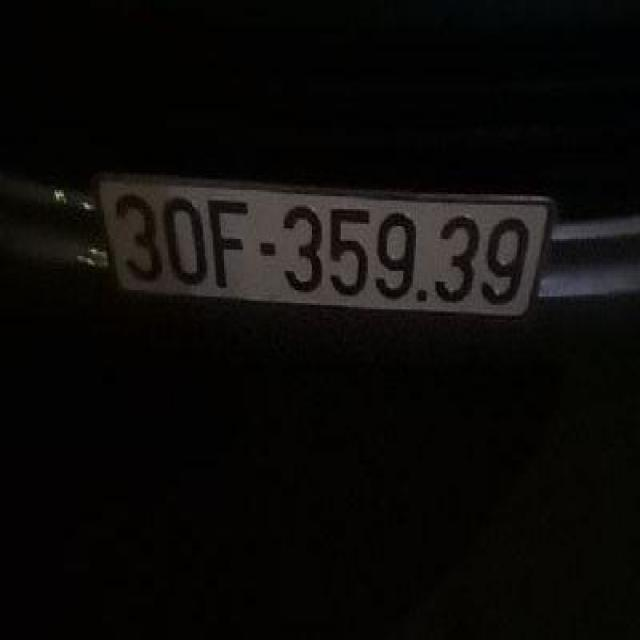
#> input picture Vietnam License Plate.v2i.coco/test/Tgmt_0558_png.rf.e13610194e1a2779f07acdd0924a6674.jpg, 640 x 640 px
$ python -i preprocessing.py   (imports and definitions only)
#> lines starting #> are read from the running program, lines starting #| are printed output that depends on the picture
#> further down, picture is the input picture: shape (640, 640, 3); mean B, G, R 8.9, 10.6, 11.9
"""Image enhancement used by WP1."""

import cv2
import numpy as np


def grayscale(image: np.ndarray) -> np.ndarray:
    if image is None or image.size == 0:
        raise ValueError("image is empty")
    if image.ndim == 2:
        return image.copy()
    return cv2.cvtColor(image, cv2.COLOR_BGR2GRAY)


def enhance(image: np.ndarray, filter_type: str = "bilateral") -> np.ndarray:
    gray = grayscale(image)
    clahe = cv2.createCLAHE(clipLimit=2.0, tileGridSize=(8, 8))
    gray = clahe.apply(gray)
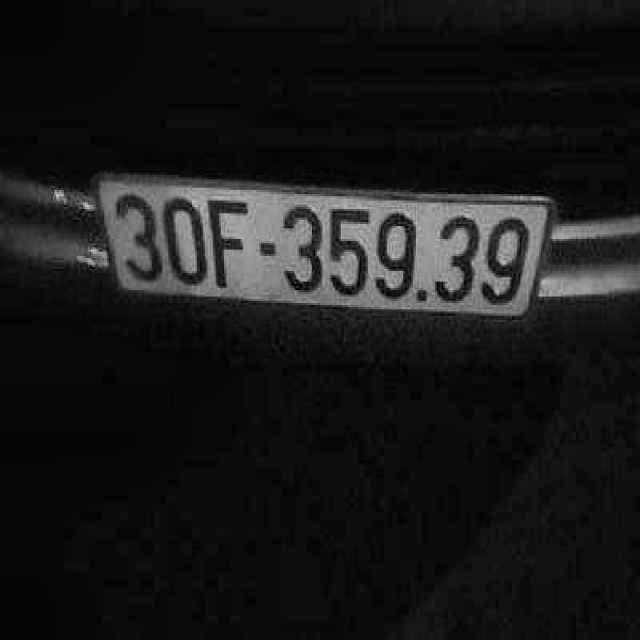
#> gray: shape (640, 640); min 1, max 200, mean 25.1
    if filter_type == "gaussian":
        return cv2.GaussianBlur(gray, (5, 5), 0)
    if filter_type == "median":
        return cv2.medianBlur(gray, 5)
    if filter_type == "bilateral":
        return cv2.bilateralFilter(gray, 5, 35, 35)
    if filter_type == "none":
        return gray
    raise ValueError(f"unknown filter: {filter_type}")

>>> import cv2
>>> picture = cv2.imread('../Vietnam License Plate.v2i.coco/test/Tgmt_0558_png.rf.e13610194e1a2779f07acdd0924a6674.jpg')
>>> result = enhance(picture)
